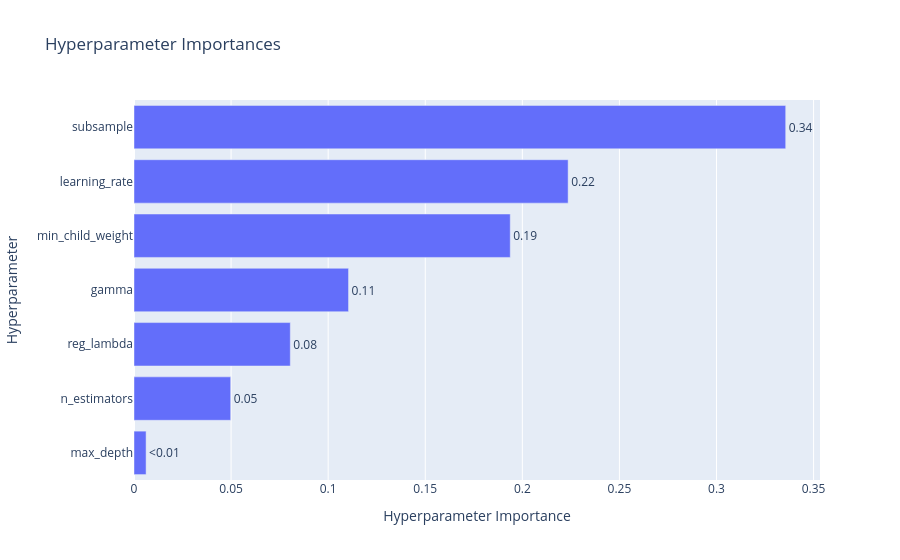

Notebook cell for this chart:
### Code cell
# 2. Hyperparameter Importance for XGBoost
optuna.visualization.plot_param_importances(study_xgb)

### Figure 1 — Plotly figure (JSON) as saved in the notebook; plotly's stock layout.template omitted (floating-point values rounded to 4 significant figures)
{"data": [{"cliponaxis": false, "hovertemplate": ["max_depth (IntDistribution): 0.006224751547281832<extra></extra>", "n_estimators (IntDistribution): 0.04979249643840628<extra></extra>", "reg_lambda (FloatDistribution): 0.0804994295473594<extra></extra>", "gamma (FloatDistribution): 0.11048882825519551<extra></extra>", "min_child_weight (IntDistribution): 0.19377706247002288<extra></extra>", "learning_rate (FloatDistribution): 0.22358194370558349<extra></extra>", "subsample (FloatDistribution): 0.3356354880361506<extra></extra>"], "name": "Objective Value", "orientation": "h", "text": ["<0.01", "0.05", "0.08", "0.11", "0.19", "0.22", "0.34"], "textposition": "outside", "type": "bar", "x": [0.006225, 0.04979, 0.0805, 0.1105, 0.1938, 0.2236, 0.3356], "y": ["max_depth", "n_estimators", "reg_lambda", "gamma", "min_child_weight", "learning_rate", "subsample"]}], "layout": {"title": {"text": "Hyperparameter Importances"}, "xaxis": {"title": {"text": "Hyperparameter Importance"}}, "yaxis": {"title": {"text": "Hyperparameter"}}}}
